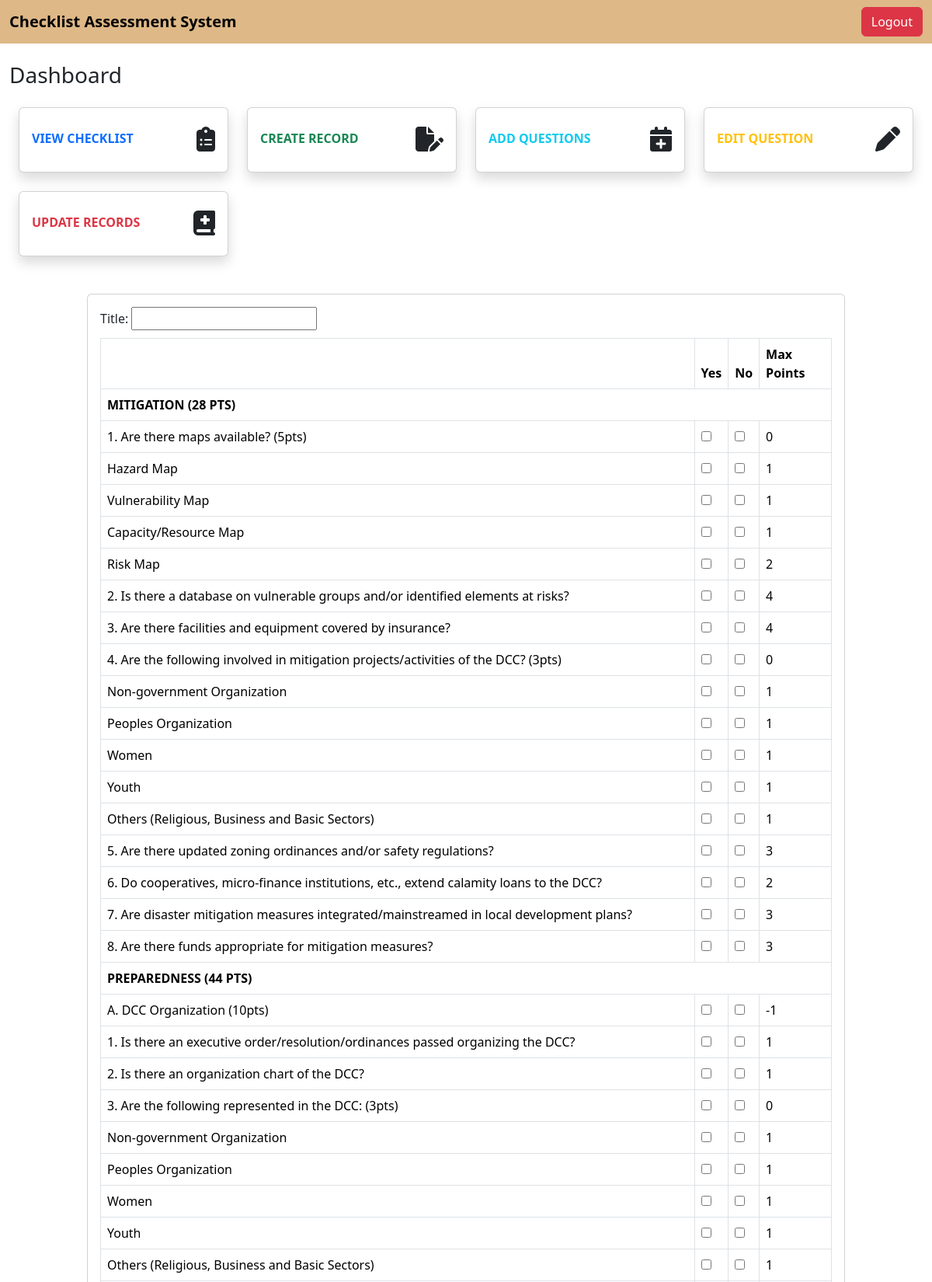
Screenshot of /eval_page.php (upper part) with the database file from the repository.
### tables this page shows
CREATE TABLE `questions` (
  `questions_id` int(11) NOT NULL,
  `group` varchar(255) NOT NULL,
  `display_text` varchar(255) NOT NULL,
  `max_points` int(50) NOT NULL
);

### eval_page.php (the view, shortened to what this page needs)
<?php
include 'header.php';
include 'sidebar.php';
$selectedYear = '';
$getAllQuestionsStmt = $pdo->prepare('SELECT `group`, display_text, max_points, questions_id FROM questions');
$getAllQuestionsStmt->execute();
$allQuestions = $getAllQuestionsStmt->fetchAll(PDO::FETCH_ASSOC);
usort($allQuestions, function ($a, $b) {
    return strcmp($a['group'], $b['group']);
});
?>
<article class="my-article">
    <div class="title-search-block">
        <div class="card col-lg-12">
            <div class="card-body">
                <div class="">
                    <form method="post" action="" class="saveForm" id="saveForm">
                        <label for="yearInput">Title:</label>
                        <input type="text" id="yearInput" name="selectedYear" value="<?php echo htmlspecialchars($selectedYear); ?>">
                    </form>
                    <form method="post" action="resources/dr/submit_results.php" class="submitForm">
                        <table class="table table-bordered">
                            <thead>
                                <tr>
                                    <th></th>
                                    <th>Yes</th>
                                    <th>No</th>
                                    <th>Max Points</th>
                                </tr>
                            </thead>
                            <tbody>
                                <?php
                                $currentGroup = null;
                                foreach ($allQuestions as $question) {
                                    if ($currentGroup !== $question['group']) {
                                        echo '<tr><td colspan="4"><strong>' . htmlspecialchars($question['group']) . '</strong></td></tr>';
                                        $currentGroup = $question['group'];
                                    }
                                ?>
                                    <tr>
                                        <td>
                                            <?php echo htmlspecialchars($question['display_text']); ?>
                                        </td>
                                        <td class="checkbox1">
                                            <input type="checkbox" name="result_yes[<?php echo $question['questions_id']; ?>]" value="1" <?php echo (isset($_POST['result_yes'][$question['questions_id']]) && $_POST['result_yes'][$question['questions_id']] == 1) ? 'checked' : ''; ?>>
                                        </td>
                                        <td class="checkbox2">
                                            <input type="checkbox" name="result_no[<?php echo $question['questions_id']; ?>]" value="1" <?php echo (isset($_POST['result_no'][$question['questions_id']]) && $_POST['result_no'][$question['questions_id']] == 1) ? 'checked' : ''; ?>>
                                        </td>
                                        <td>
                                            <?php echo htmlspecialchars($question['max_points']); ?>
                                        </td>
                                    </tr>
                                <?php
                                }
                                ?>
                            </tbody>
                        </table>
                    </form>
                    <br>
                </div>
            </div>
        </div>
    </div>
</article>
<?php include 'footer.php'; ?>

### header.php (shortened to what this page needs)
<!doctype html>
<html lang="en">
<head>
    <link rel="stylesheet" type="text/css" href="resources/style.css">
    <link rel="stylesheet" type="text/css" href="resources/fontawesome-free-6.5.1-web/css/fontawesome.css">
    <link rel="stylesheet" type="text/css" href="resources/fontawesome-free-6.5.1-web/css/solid.css">
    <link href="https://cdn.jsdelivr.net/npm/bootstrap@5.3.2/dist/css/bootstrap.min.css" rel="stylesheet">
    <link rel="stylesheet" href="resources/css/edit.css">
    <link rel="stylesheet" href="resources/css/view.css">
</head>
<header>
    <nav class="navbar navbar-expand-lg bg-body-tertiary-burlywood">
        <div class="container-fluid">
            <a class="navbar-brand" href="dashboard.php"><strong>Checklist Assessment System</strong></a>
            <div class="collapse navbar-collapse" id="navbarSupportedContent">
                <form class="d-flex" role="search">
                    <button type="submit" class="btn btn-danger"><a class="dropdown-item" href="logout.php">
                            Logout
                        </a>
                    </button>
                </form>
            </div>
        </div>
    </nav>
</header>
<body>
    <br>

### sidebar.php (shortened to what this page needs)
<link rel="stylesheet" type="text/css" href="resources/fontawesome-free-6.5.1-web/css/fontawesome.css">
<link rel="stylesheet" type="text/css" href="resources/fontawesome-free-6.5.1-web/css/solid.css">
<link rel="stylesheet" type="text/css" href="resources/css/sidebar.css">
<div class="container-fluid ">
    <div class="d-sm-flex align-items-center justify-content-between mb-4">
        <h1 class="h3 mb-0 text-gray-800">Dashboard</h1>
    </div>
    <div class="row mx-auto ">
        <div class="col-xl-3 col-md-4 mb-4 ">
            <a href="view_questions.php" class="card-link">
                <div class="card border-left-primary shadow h-100 py-2">
                    <div class="card-body">
                        <div class="row no-gutters align-items-center">
                            <div class="col mr-2">
                                <div class="text-xs font-weight-bold text-primary text-uppercase mb-1"><strong>View Checklist</strong></div>
                            </div>
                            <div class="col-auto">
                                <i class="fas fa-clipboard-list fa-2x text-gray-300"></i>
                            </div>
                        </div>
                    </div>
                </div>
            </a>
        </div>
        <div class="col-xl-3 col-md-4 mb-4">
            <a href="eval_page.php" class="card-link">
                <div class="card border-left-success shadow h-100 py-2">
                    <div class="card-body">
                        <div class="row no-gutters align-items-center">
                            <div class="col mr-2">
                                <div class="text-xs font-weight-bold text-success text-uppercase mb-1"><strong>Create Record</strong></div>
                            </div>
                            <div class="col-auto">
                            <i class="fa-solid fa-file-pen  fa-2x text-gray-300"></i>
                            </div>
                        </div>
                    </div>
                </div>
            </a>
        </div>
        <div class="col-xl-3 col-md-4 mb-4">
            <a href="create.php" class="card-link">
                <div class="card border-left-info shadow h-100 py-2">
                    <div class="card-body">
                        <div class="row no-gutters align-items-center">
                            <div class="col mr-2">
                                <div class="text-xs font-weight-bold text-info text-uppercase mb-1"><strong>Add Questions</strong></div>
                            </div>
                            <div class="col-auto">
                                <i class="fa-solid fa-calendar-plus fa-2x text-gray-300"></i>
                            </div>
                        </div>
                    </div>
                </div>
            </a>
        </div>
        <div class="col-xl-3 col-md-4 mb-4">
            <a href="edit_questions.php" class="card-link">
                <div class="card border-left-warning shadow h-100 py-2">
                    <div class="card-body">
                        <div class="row no-gutters align-items-center">
                            <div class="col mr-2">
                                <div class="text-xs font-weight-bold text-warning text-uppercase mb-1"><strong>Edit Question</strong></div>
                            </div>
                            <div class="col-auto">
                                <i class="fa-solid fa-pen fa-2x text-gray-300"></i>
                            </div>
                        </div>
                    </div>
                </div>
            </a>
        </div>
        <div class="col-xl-3 col-md-4 mb-4">
            <a href="records.php" class="card-link">
                <div class="card border-left-warning shadow h-100 py-2">
                    <div class="card-body">
                        <div class="row no-gutters align-items-center">
                            <div class="col mr-2">
                                <div class="text-xs font-weight-bold text-danger text-uppercase mb-1"><strong>Update Records</strong></div>
                            </div>
                            <div class="col-auto">
                            <i class="fa-solid fa-book-medical fa-2x text-gray-300"></i>
                            </div>
                        </div>
                    </div>
                </div>
            </a>
        </div>
    </div>
    <br>

### footer.php
<br>
<br>
</body>
</html>

### resources/css/style.css (style rules this page uses)
body { background-color: white; }
.navbar { background-color: burlywood; }
a { text-decoration: none; }
.my-article { margin-left: 100px; margin-right: 100px; }
table { width: 100%; border-collapse: collapse; margin-top: 10px; }
table, th, td { border: 1px solid #ddd; }
th, td { padding: 8px; text-align: left; }

### resources/css/sidebar.css (style rules this page uses)
body { background-color:white; }
a { text-decoration: none; }

### rows the page displays
questions: group "MITIGATION (28 PTS)", display_text "1. Are there maps available? (5pts)", max_points "0"
questions: display_text "Hazard Map", max_points "1"
questions: display_text "Vulnerability Map", max_points "1"
questions: display_text "Capacity/Resource Map", max_points "1"
questions: display_text "Risk Map", max_points "2"
questions: display_text "2. Is there a database on vulnerable groups and/or identified elements at risks?", max_points "4"
questions: display_text "3. Are there facilities and equipment covered by insurance?", max_points "4"
questions: display_text "4. Are the following involved in mitigation projects/activities of the DCC? (3pts)", max_points "0"
questions: display_text "Non-government Organization", max_points "1"
questions: display_text "Peoples Organization", max_points "1"
questions: display_text "Women", max_points "1"
questions: display_text "Youth", max_points "1"
questions: display_text "Others (Religious, Business and Basic Sectors)", max_points "1"
questions: display_text "5. Are there updated zoning ordinances and/or safety regulations?", max_points "3"
questions: display_text "6. Do cooperatives, micro-finance institutions, etc., extend calamity loans to the DCC?", max_points "2"
questions: display_text "7. Are disaster mitigation measures integrated/mainstreamed in local development plans?", max_points "3"
questions: display_text "8. Are there funds appropriate for mitigation measures?", max_points "3"
questions: group "PREPAREDNESS (44 PTS)", display_text "A. DCC Organization (10pts)", max_points "-1"
questions: display_text "1. Is there an executive order/resolution/ordinances passed organizing the DCC?", max_points "1"
questions: display_text "2. Is there an organization chart of the DCC?", max_points "1"
questions: display_text "3. Are the following represented in the DCC: (3pts)", max_points "0"
questions: display_text "Non-government Organization", max_points "1"
questions: display_text "Peoples Organization", max_points "1"
questions: display_text "Women", max_points "1"
questions: display_text "Youth", max_points "1"
questions: display_text "Others (Religious, Business and Basic Sectors)", max_points "1"
